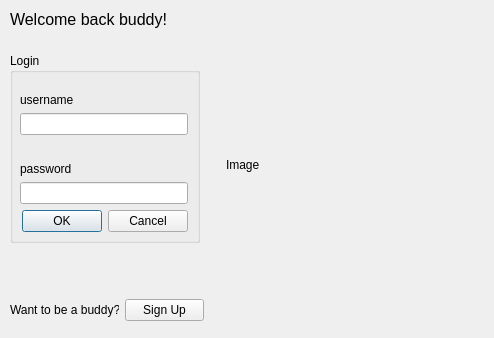
<?xml version="1.0" encoding="UTF-8"?>
<ui version="4.0">
 <class>Dialog</class>
 <widget class="QDialog" name="Dialog">
  <property name="geometry">
   <rect>
    <x>0</x>
    <y>0</y>
    <width>494</width>
    <height>338</height>
   </rect>
  </property>
  <property name="windowTitle">
   <string>Dialog</string>
  </property>
  <widget class="QLabel" name="label_5">
   <property name="geometry">
    <rect>
     <x>226</x>
     <y>40</y>
     <width>250</width>
     <height>250</height>
    </rect>
   </property>
   <property name="text">
    <string>Image</string>
   </property>
  </widget>
  <widget class="QWidget" name="">
   <property name="geometry">
    <rect>
     <x>10</x>
     <y>10</y>
     <width>194</width>
     <height>311</height>
    </rect>
   </property>
   <layout class="QVBoxLayout" name="verticalLayout_6">
    <item>
     <layout class="QVBoxLayout" name="verticalLayout_5">
      <item>
       <widget class="QLabel" name="label_4">
        <property name="font">
         <font>
          <pointsize>12</pointsize>
         </font>
        </property>
        <property name="text">
         <string>Welcome back buddy!</string>
        </property>
       </widget>
      </item>
      <item>
       <spacer name="verticalSpacer_2">
        <property name="orientation">
         <enum>Qt::Vertical</enum>
        </property>
        <property name="sizeHint" stdset="0">
         <size>
          <width>20</width>
          <height>18</height>
         </size>
        </property>
       </spacer>
      </item>
      <item>
       <widget class="QGroupBox" name="groupBox">
        <property name="minimumSize">
         <size>
          <width>190</width>
          <height>190</height>
         </size>
        </property>
        <property name="maximumSize">
         <size>
          <width>190</width>
          <height>190</height>
         </size>
        </property>
        <property name="title">
         <string>Login</string>
        </property>
        <widget class="QWidget" name="">
         <property name="geometry">
          <rect>
           <x>10</x>
           <y>40</y>
           <width>168</width>
           <height>139</height>
          </rect>
         </property>
         <layout class="QVBoxLayout" name="verticalLayout_4">
          <item>
           <layout class="QVBoxLayout" name="verticalLayout_3">
            <item>
             <layout class="QVBoxLayout" name="verticalLayout">
              <item>
               <widget class="QLabel" name="label">
                <property name="text">
                 <string>username</string>
                </property>
               </widget>
              </item>
              <item>
               <widget class="QLineEdit" name="lineEdit"/>
              </item>
             </layout>
            </item>
            <item>
             <spacer name="verticalSpacer">
              <property name="orientation">
               <enum>Qt::Vertical</enum>
              </property>
              <property name="sizeHint" stdset="0">
               <size>
                <width>20</width>
                <height>10</height>
               </size>
              </property>
             </spacer>
            </item>
            <item>
             <layout class="QVBoxLayout" name="verticalLayout_2">
              <item>
               <widget class="QLabel" name="label_2">
                <property name="text">
                 <string>password</string>
                </property>
               </widget>
              </item>
              <item>
               <widget class="QLineEdit" name="lineEdit_2"/>
              </item>
             </layout>
            </item>
           </layout>
          </item>
          <item>
           <widget class="QDialogButtonBox" name="buttonBox">
            <property name="standardButtons">
             <set>QDialogButtonBox::Cancel|QDialogButtonBox::Ok</set>
            </property>
           </widget>
          </item>
         </layout>
        </widget>
       </widget>
      </item>
     </layout>
    </item>
    <item>
     <spacer name="verticalSpacer_3">
      <property name="orientation">
       <enum>Qt::Vertical</enum>
      </property>
      <property name="sizeHint" stdset="0">
       <size>
        <width>20</width>
        <height>13</height>
       </size>
      </property>
     </spacer>
    </item>
    <item>
     <layout class="QHBoxLayout" name="horizontalLayout">
      <item>
       <widget class="QLabel" name="label_3">
        <property name="minimumSize">
         <size>
          <width>50</width>
          <height>0</height>
         </size>
        </property>
        <property name="text">
         <string>Want to be a buddy?</string>
        </property>
       </widget>
      </item>
      <item>
       <widget class="QPushButton" name="pushButton">
        <property name="minimumSize">
         <size>
          <width>50</width>
          <height>0</height>
         </size>
        </property>
        <property name="text">
         <string>Sign Up</string>
        </property>
       </widget>
      </item>
     </layout>
    </item>
   </layout>
  </widget>
 </widget>
 <resources/>
 <connections/>
</ui>
